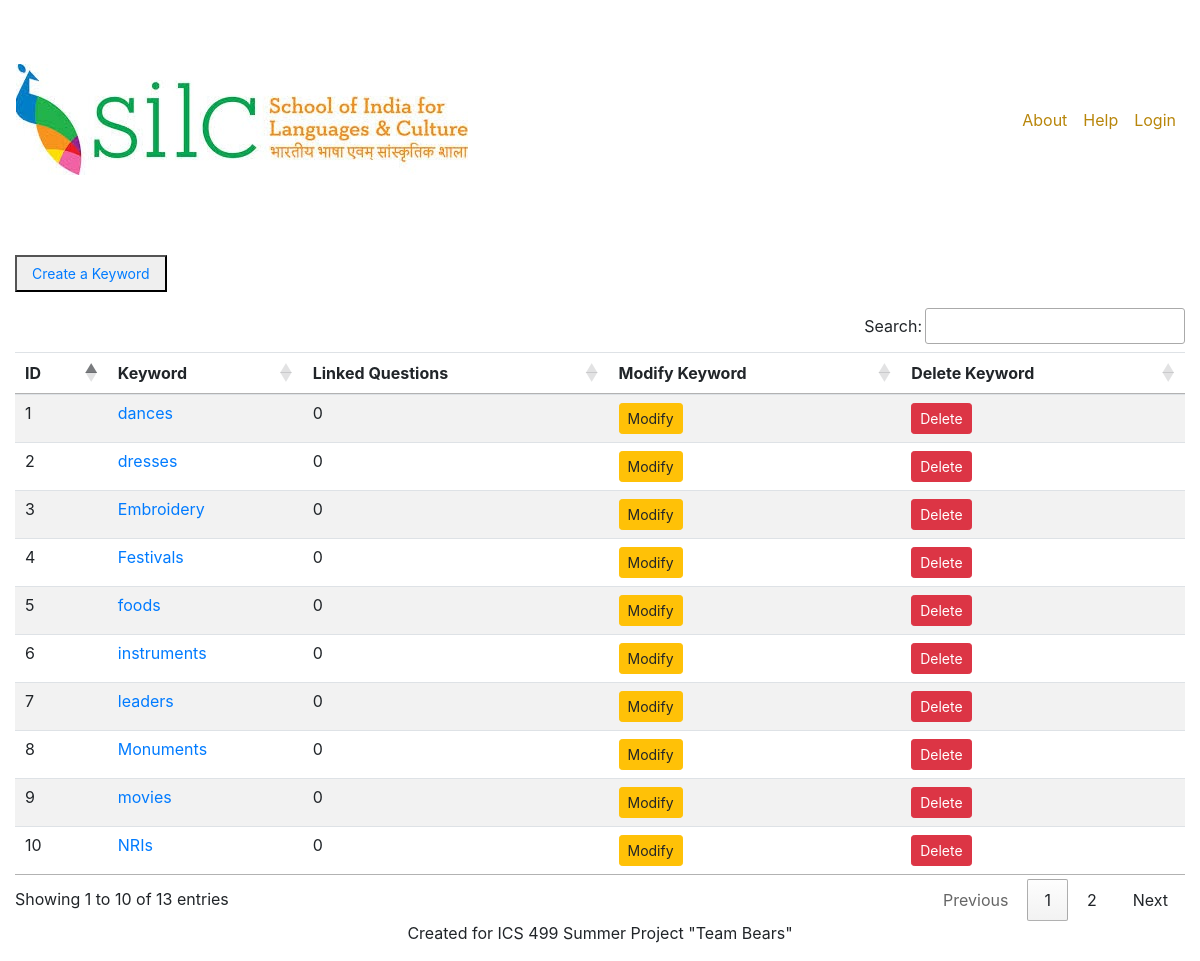
Page /keywords_list.php on the committed database.
### tables this page shows
CREATE TABLE `keywords` (
    `id` int(11) NOT NULL,
    `keyword` varchar(30) NOT NULL
);

### keywords_list.php (the view, shortened to what this page needs)
<?php
require 'db_configuration.php';
$query = "SELECT keywords.id, keywords.keyword , COUNT(question_keywords.question_id) AS linked_questions
         FROM keywords
         LEFT JOIN question_keywords ON keywords.id = question_keywords.keyword_id
         GROUP BY keywords.id";
$GLOBALS['data'] = mysqli_query($db, $query);
?>
<?php include('header.php'); ?>
<br><br>
<div class="container-fluid">
    <div id="customerTableView">
        <button><a class="btn btn-sm" href="createKeyword.php">Create a Keyword</a></button>
        <table class="table table-striped" id="ceremoniesTable">
            <div class="table responsive">
                <thead>
                <tr>
                    <th>ID</th>
                    <th>Keyword</th>
                    <th>Linked Questions</th>
                    <th>Modify Keyword</th>
                    <th>Delete Keyword</th>
                </tr>
                </thead>
                <tbody>
                <?php
                if ($data->num_rows > 0) {
                    while($row = $data->fetch_assoc()) {
                        $keywordID = $row["id"];
                        $keyword = $row["keyword"];
                        $linked_questions = $row["linked_questions"];
                        echo '<tr>
                                <td>'. $keywordID .' </td>
                                <td><a href="questions_for_keyword.php?keyword='.$keywordID.'">'.$keyword.'</a></span></td>
                                <td>'. $linked_questions .' </td>
                                <td><a class="btn btn-warning btn-sm" href="modifyKeyword.php?keyword='.$row["keyword"].'">Modify</a></td>
                                <td><a class="btn btn-danger btn-sm" href="deleteKeyword.php?keyword='.$row["keyword"].'">Delete</a></td>
                            </tr>';
                    }
                }
                else {
                    echo "0 results";
                }
                ?>
                </tbody>
            </div>
        </table>
    </div>
</div>
<footer class="page-footer text-center">
    <p>Created for ICS 499 Summer Project "Team Bears"</p>
</footer>
</body>
</html>

### CSS/publishersdb.css (style rules this page uses)
body { padding-top: 54px; }
@media (min-width: 992px) { body { padding-top: 56px; } }
#customerTableView { display: block; }

### rows in the picture
keywords: id "1", keyword "dances", linked_questions "0"
keywords: id "2", keyword "dresses", linked_questions "0"
keywords: id "3", keyword "Embroidery", linked_questions "0"
keywords: id "4", keyword "Festivals", linked_questions "0"
keywords: id "5", keyword "foods", linked_questions "0"
keywords: id "6", keyword "instruments", linked_questions "0"
keywords: id "7", keyword "leaders", linked_questions "0"
keywords: id "8", keyword "Monuments", linked_questions "0"
keywords: id "9", keyword "movies", linked_questions "0"
keywords: id "10", keyword "NRIs", linked_questions "0"
